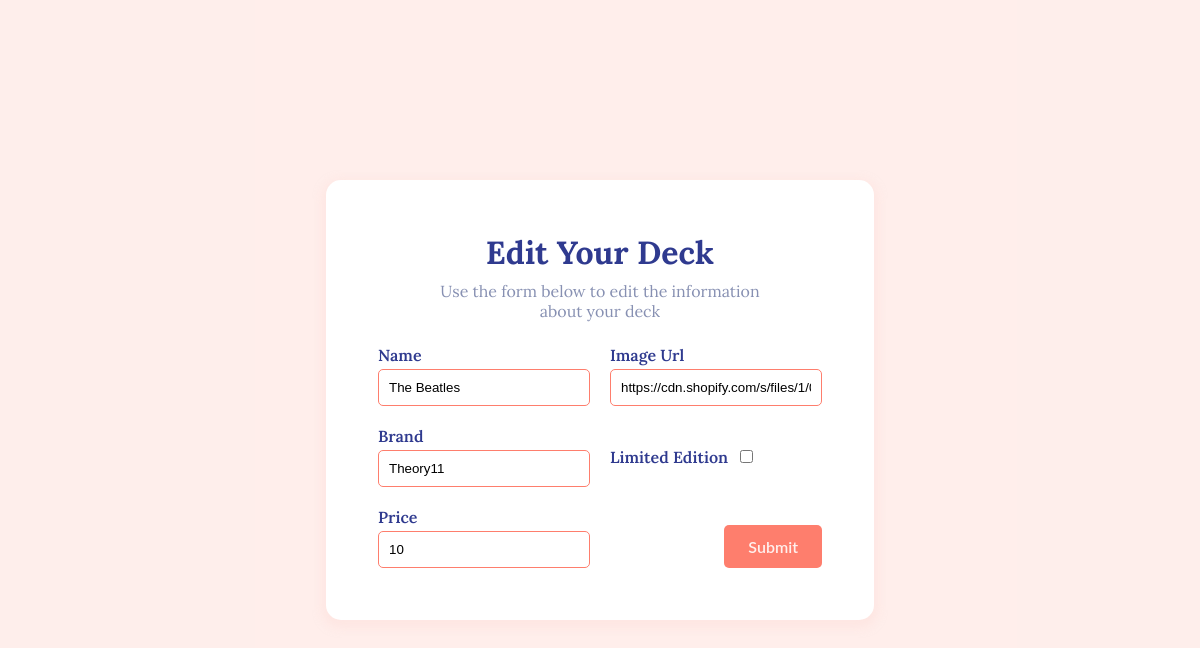
The page /editPage.php?id=2 on the database as committed earlier.
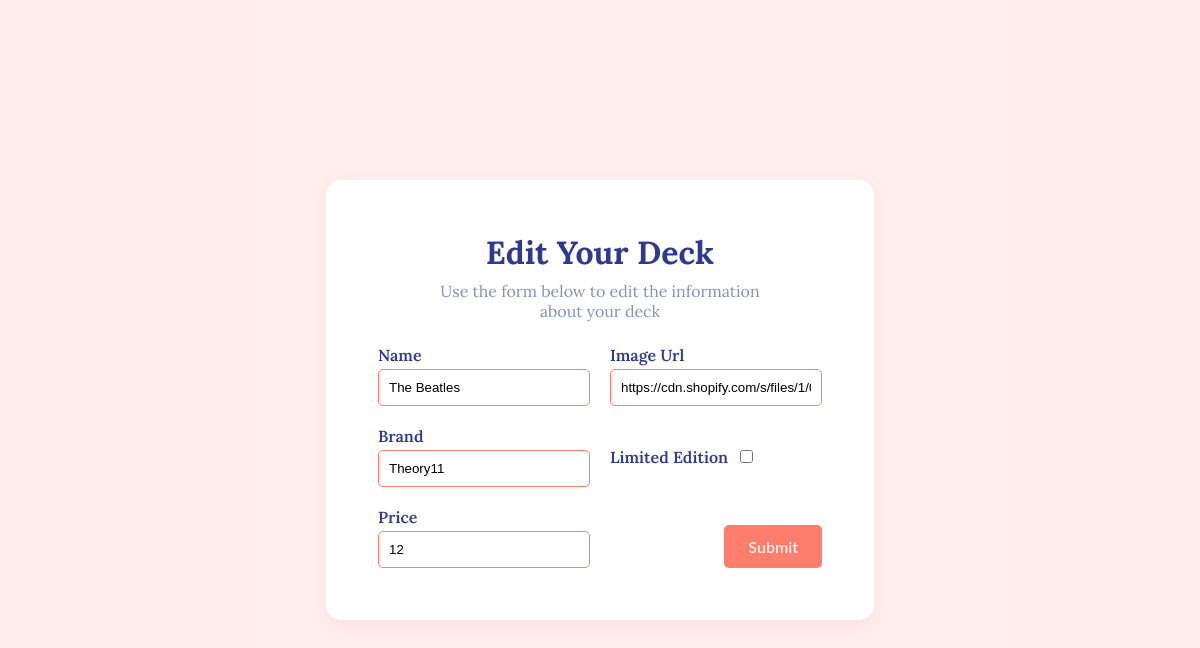
The same page on the database as committed later.
### tables this page shows
CREATE TABLE `playing_cards` (
  `id` int(11) unsigned NOT NULL AUTO_INCREMENT,
  `name` varchar(100) DEFAULT NULL,
  `brand` varchar(50) DEFAULT NULL,
  `theme` varchar(50) DEFAULT NULL,
  `origin` varchar(50) DEFAULT NULL,
  `material` varchar(50) DEFAULT NULL,
  `price` int(11) DEFAULT NULL,
  `img` varchar(500) DEFAULT NULL,
  `description` varchar(750) DEFAULT NULL,
  `illustrator` varchar(50) DEFAULT NULL,
  `limited` tinyint(1) DEFAULT NULL,
  `deleted` tinyint(1) DEFAULT NULL,
  PRIMARY KEY (`id`)
);

### function.php (called while the page is built, shortened)
<?php
function getSpecificDeck($db, $id) {
    $query = $db->prepare("SELECT `id`, `name`, `brand`, `price`, `img`, `limited` FROM `playing_cards` WHERE `id` = $id;");
    $query->execute();
    $deck = $query->fetch();
    return $deck;
}
?>

### editPage.php (the view, shortened to what this page needs)
<?php
    require_once 'function.php';
    $db = getDBConnection();
    $id = $_GET['id'];
    $deck = getSpecificDeck($db, $id);
    $checked = $deck['limited'] ? "checked" : "";
?>
<!DOCTYPE html>
<html lang="en">
<head>
    <link rel="stylesheet" href="style.css">
</head>
<body>
<div class="edit">
    <div class="form__container">
        <div class="form__header">
            <h1 class="form__title">Edit Your Deck</h1>
            <p class="form__subtitle">Use the form below to edit the information about your deck</p>
        </div>
        <form method="post" class="form" action="editDatabase.php">
            <label>Name
            <input name="name" type="text" value="<?=$deck['name']?>"/>
            </label>
            <label>Image Url
            <input name="img" type="url" value="<?=$deck['img']?>"/>
            </label>
            <label>Brand
            <input name="brand" type="text" value="<?=$deck['brand']?>"/>
            </label>
            <label class="checkbox">Limited Edition
            <input name="limited" type="checkbox" <?=$checked?>/>
            </label>
            <label>Price
            <input name="price" type="number" value="<?=$deck['price']?>"/>
            </label>
            <input type="submit">
        </form>
    </div>
</div>
</body>
</html>

### style.css (style rules this page uses)
:root { --primary: #2F3A8F; --accent: #FE7E6D; --secondary: #8790B2; --background: #FEECE9; --background-light: #FFF0ED; }
* { box-sizing: border-box; margin: 0; padding: 0; }
html { font-size: 62.5%; }
h1, h2 { color: var(--primary); }
h1 { font-size: 4.2rem; }
body { font-family: 'lora'; background-color: var(--background); }
.form__container { background: #fff; display: flex; flex-direction: column; padding: 5.2rem; border-radius: 1.5rem; box-shadow: 0px 4px 8px 4px rgba(253, 224, 219, 0.5); }
.form__header { text-align: center; }
.form__title { font-size: 3.2rem; margin-bottom: 0.8rem; }
.form__subtitle { font-size: 1.6rem; color: var(--secondary); width: 75%; margin: 0 auto; margin-bottom: 2.4rem; }
.form { display: grid; grid-template-columns: 1fr 1fr; column-gap: 2rem; row-gap: 2rem; }
.form label { font-size: 1.6rem; font-weight: 600; color: var(--primary); display: flex; flex-direction: column; gap: 0.4rem; }
.form .checkbox { flex-direction: row; align-items: center; gap: 1.2rem; }
.form input[type=text], .form input[type=number], .form input[type=url] { display: block; width: 100%; padding: 1rem; border-radius: 0.5rem; border: 1px solid var(--accent); }
.form input[type=checkbox] { border: 1px solid var(--accent); }
.form input[type=submit] { background: var(--accent); border: none; border-radius: 0.5rem; align-self: end; justify-self: end; padding: 1.2rem 2.4rem; font-family: 'Lato'; font-size: 1.6rem; font-weight: 600; color: var(--background-light); }
.edit { display: flex; align-items: center; justify-content: center; background: rgba(255, 240, 237, 0.4); height: 100vh; }

Rows that differ between the two databases and show on the page:
changed playing_cards "The Beatles": price "10" → "12"
